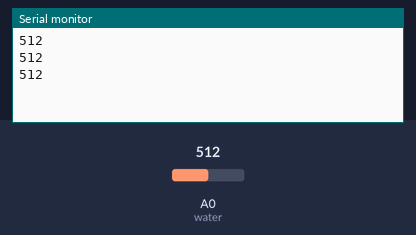
Simulated run of this sketch. Board: Arduino Uno, built with avr-gcc and run on an emulated ATmega328P. Shown: the last lines printed to the serial monitor. The test bench sets the inputs (shaded band); at power-on: A0 (water) = 512.

Above: at 1.3 s.
1.4 s: A0 (water) set to 716
At 1.9 s:
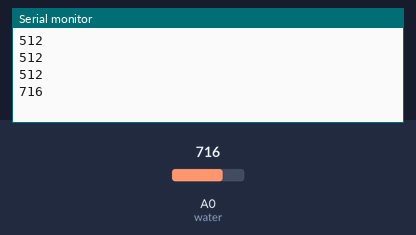
2.9 s: A0 (water) set to 900
At 3.4 s:
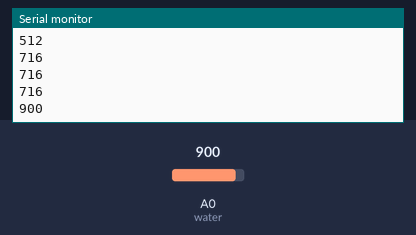
Timing chart, 0 to 5.9 s (numbered marks = the images above; inputs shaded):
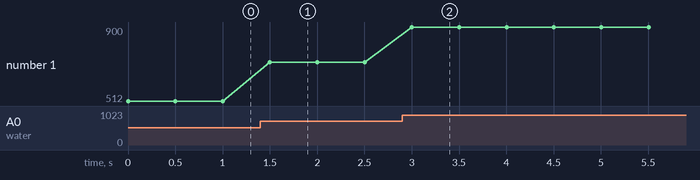

The sketch:

WaterLevel_Arduino.ino
```cpp
int water=A0; // The pin that the water is atteched to.

void setup() {

pinMode(water,INPUT); // Initalize water as an output.
Serial.begin(9600); // Initialize serial.

}

void loop() { // The loop function runs over and over again forever.
Serial.println(analogRead(water)); // Print value on the serial port.
delay(500); //
}
```

Measured:
- after the input at 1.4 s, the serial monitor: prints a new line after 0.10 s (image 1)
- after the input at 2.9 s, the serial monitor: prints a new line after 0.10 s (image 2)
- plotted number 1: 512 → 716 after the input at 1.4 s, 716 → 900 after the input at 2.9 s
